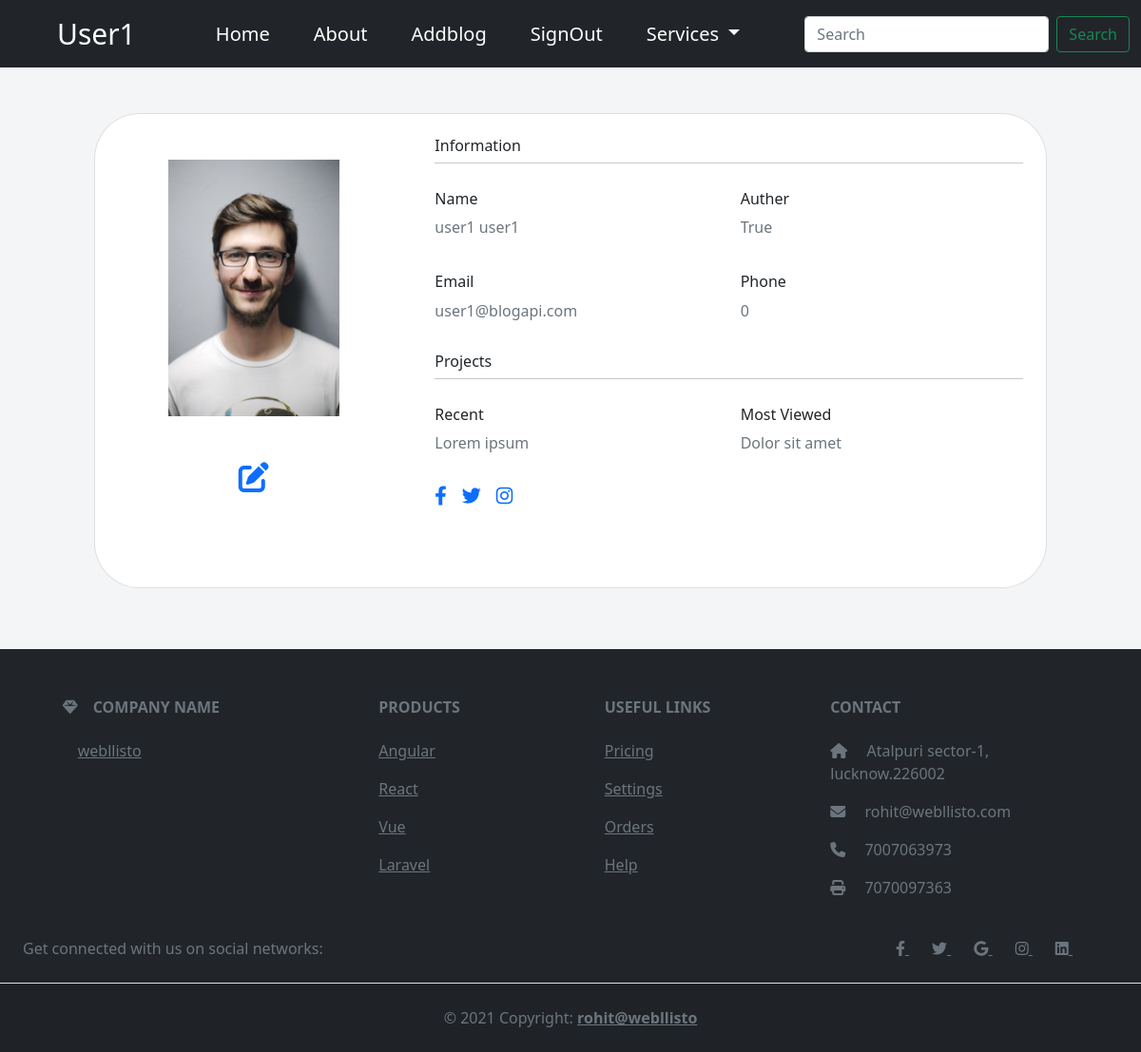
The page /account/show-profile (signed in) on the database its author committed.
### account/models.py (models this page shows, shortened)
class MyUser(AbstractBaseUser, PermissionsMixin):
    user_email = models.EmailField(unique=True)
    user_contact = models.BigIntegerField(null=True, default=00000)
    first_name = models.CharField(max_length=30, default="")
    last_name = models.CharField(max_length=30, default="")
    user_name = models.CharField(max_length=30, unique=True)
    is_auther = models.BooleanField(default=False)
    is_staff = models.BooleanField(default=False)
    is_active = models.BooleanField(default=False)
    new_slug = AutoSlugField(populate_from='user_name',
                             null=True, default=None)
    user_image = models.ImageField(
        upload_to="media/account/images", default="")
    sign_up_date = models.DateTimeField(default=timezone.now)
    objects = customAccountManager()
    USERNAME_FIELD = "user_email"
    REQUIRED_FIELDS = ["user_name", "first_name"]

### account/views.py (the view)
# urls.py: path("show-profile", views.profile, name="show-profile"),
def profile(request):
    return render(request, 'account/profile.html')

### account/templates/account/profile.html
{% extends 'basic.html' %}
{% block body %}
<section class="vh-110" style="background-color: #f4f5f7;">
    <div class="container py-5 h-100">
        <div class="row d-flex justify-content-center align-items-center h-200">
            <div class="col col-lg-6 mb-4 mb-lg-0" style="width:90%!important; height: 100% !important;">
                <div class="card mb-3" style="border-radius: 3rem; height: 500px;">
                    <div class="row g-0" style="height:500px ;">
                        <div class="col-md-4 gradient-custom text-center text-white"
                            style="border-top-left-radius: .5rem; border-bottom-left-radius: .5rem;">
                            <div class=" d-flex justify-content-center align-items-center">
                                <img src='/media/{{user.user_image}}' alt="Avatar" class="img-fluid my-5"
                                    style="width: 180px;" />
                            </div>
                            <div class=" d-flex justify-content-center align-items-center">
                                <a href="{% url 'update-profile' user.new_slug %}">
                                    <i class="fa-solid fa-pen-to-square fa-2x"></i>
                                </a>
                            </div>
                        </div>
                        <div class="col-md-8">
                            <div class="card-body p-4">
                                <h6>Information</h6>
                                <hr class="mt-0 mb-4">
                                <div class="row pt-1">
                                    <div class="col-6 mb-3">
                                        <h6>Name</h6>
                                        <p class="text-muted">{{user.first_name}} {{user.last_name}}</p>
                                    </div>
                                    <div class="col-6 mb-3">
                                        <h6>Auther</h6>
                                        <p class="text-muted">{{user.is_auther}}</p>
                                    </div>
                                </div>
                                <div class="row pt-1">
                                    <div class="col-6 mb-3">
                                        <h6>Email</h6>
                                        <p class="text-muted">{{user.user_email}}</p>
                                    </div>
                                    <div class="col-6 mb-3">
                                        <h6>Phone</h6>
                                        <p class="text-muted">{{user.user_contact}}</p>
                                    </div>
                                </div>
                                <h6>Projects</h6>
                                <hr class="mt-0 mb-4">
                                <div class="row pt-1">
                                    <div class="col-6 mb-3">
                                        <h6>Recent</h6>
                                        <p class="text-muted">Lorem ipsum</p>
                                    </div>
                                    <div class="col-6 mb-3">
                                        <h6>Most Viewed</h6>
                                        <p class="text-muted">Dolor sit amet</p>
                                    </div>
                                </div>
                                <div class="d-flex justify-content-start">
                                    <a href="#!"><i class="fab fa-facebook-f fa-lg me-3"></i></a>
                                    <a href="#!"><i class="fab fa-twitter fa-lg me-3"></i></a>
                                    <a href="#!"><i class="fab fa-instagram fa-lg"></i></a>
                                </div>
                            </div>
                        </div>
                    </div>
                </div>
            </div>
        </div>
    </div>
</section>
{% endblock %}

### template/basic.html (shortened to what this page needs)
<!doctype html>
<html lang="en">
<head>
  <link href="https://cdn.jsdelivr.net/npm/bootstrap@5.0.2/dist/css/bootstrap.min.css" rel="stylesheet"
>
  <link rel="stylesheet" href="https://cdnjs.cloudflare.com/ajax/libs/font-awesome/6.1.1/css/all.min.css"
 />
</head>
<body>
  <nav class="navbar navbar-expand-lg bg-dark">
    <div class="container-fluid">
      {% if user.is_authenticated %}
      <a style="font-size: 30px;color:white;" class="navbar-brand ms-5 text-capitalize"
        href="{% url 'show-profile' %}">{{user.user_name}}</a>
      {% else %}
      <a style="font-size: 30px;color:white;" class="navbar-brand ms-5" href="/">Blogapi</a>
      {% endif %}
      <div class="collapse navbar-collapse" id="navbarSupportedContent">
        <ul class="navbar-nav mx-auto mb-2 mb-lg-0" style="gap: 30px; font-size: 20px;">
          <li class="nav-item">
            <a class="nav-link active" aria-current="page" href="/">Home</a>
          </li>
          <li class="nav-item">
            <a class="nav-link" href="{% url 'about' %}">About</a>
          </li>
          {% if user.is_staff %}
          <li class="nav-item">
            <a class="nav-link" href="{% url 'admin_custom' %}">Admin</a>
          </li>
          {% elif user.is_auther %}
          <li class="nav-item">
            <a class="nav-link" href="{% url 'addblog' %}">Addblog</a>
          </li>
          {% endif %}
          {% if user.is_authenticated %}
          <li class="nav-item">
            <a class="nav-link" href="{% url 'sign-out' %}">SignOut</a>
          </li>
          {% else %}
          <li class="nav-item">
            <a class="nav-link" href="{% url 'sign-in' %}">SignIn</a>
          </li>
          {% endif %}
          <li class="nav-item dropdown">
            <a class="nav-link dropdown-toggle" href="#" id="navbarDropdown" role="button" data-bs-toggle="dropdown"
              aria-expanded="false">
              Services
            </a>
          </li>
        </ul>
        <form class="d-flex" method="post" action="{% url 'search' %}">
          <input class="form-control me-2" type="text" placeholder="Search" name="search" aria-label="Search">
          <button class="btn btn-outline-success" type="submit">Search</button>
        </form>
      </div>
    </div>
  </nav>
  {% block body %}{% endblock %}
  <footer class="text-center text-lg-start bg-dark text-muted pt-1">
    <section class="">
      <div class="container text-center text-md-start mt-5">
        <div class="row mt-3">
          <div class="col-md-3 col-lg-4 col-xl-3 mx-auto mb-4">
            <h6 class="text-uppercase fw-bold mb-4">
              <i class="fas fa-gem me-3"></i>Company name
            </h6>
            <a href="https://webllisto.com/" class="text-reset mx-3">webllisto
            </a>
          </div>
          <div class="col-md-2 col-lg-2 col-xl-2 mx-auto mb-4">
            <h6 class="text-uppercase fw-bold mb-4">
              Products
            </h6>
            <p>
              <a href="#!" class="text-reset">Angular</a>
            </p>
            <p>
              <a href="#!" class="text-reset">React</a>
            </p>
            <p>
              <a href="#!" class="text-reset">Vue</a>
            </p>
            <p>
              <a href="#!" class="text-reset">Laravel</a>
            </p>
          </div>
          <div class="col-md-3 col-lg-2 col-xl-2 mx-auto mb-4">
            <h6 class="text-uppercase fw-bold mb-4">
              Useful links
            </h6>
            <p>
              <a href="#!" class="text-reset">Pricing</a>
            </p>
            <p>
              <a href="#!" class="text-reset">Settings</a>
            </p>
            <p>
              <a href="#!" class="text-reset">Orders</a>
            </p>
            <p>
              <a href="#!" class="text-reset">Help</a>
            </p>
          </div>
          <div class="col-md-4 col-lg-3 col-xl-3 mx-auto mb-md-0 mb-4">
            <h6 class="text-uppercase fw-bold mb-4">
              Contact
            </h6>
            <p><i class="fas fa-home me-3"></i> Atalpuri sector-1,
              lucknow.226002</p>
            <p>
              <i class="fas fa-envelope me-3"></i>
              rohit@webllisto.com
            </p>
            <p><i class="fas fa-phone me-3"></i> 7007063973</p>
            <p><i class="fas fa-print me-3"></i> 7070097363</p>
          </div>
        </div>
      </div>
    </section>
    <section class="d-flex justify-content-center justify-content-lg-between p-4 border-bottom">
      <div class="me-5 d-none d-lg-block">
        <span>Get connected with us on social networks:</span>
      </div>
      <div>
        <a href="" class="me-4 text-reset">
          <i class="fab fa-facebook-f"></i>
        </a>
        <a href="" class="me-4 text-reset">
          <i class="fab fa-twitter"></i>
        </a>
        <a href="rohit@webllisto.com" class="me-4 text-reset">
          <i class="fab fa-google"></i>
        </a>
        <a href="" class="me-4 text-reset">
          <i class="fab fa-instagram"></i>
        </a>
        <a href="https://www.linkedin.com/in/rohit-bhatt-65a12a1a4/" class="me-4 text-reset">
          <i class="fab fa-linkedin"></i>
        </a>
      </div>
    </section>
    <div class="text-center p-4" style="background-color: rgba(0, 0, 0, 0.05);">
      © 2021 Copyright:
      <a class="text-reset fw-bold" href="#">rohit@webllisto</a>
    </div>
  </footer>
</body>
</html>

### template/basic.html (style rules this page uses)
* { text-decoration: none; list-style: none; }
.nav-link { color: white; }

### rows shown on the page
MyUser: user_name "User1", user_image (picture), first_name "user1", last_name "user1", is_auther "True", user_email "user1@blogapi.com", user_contact "0"
